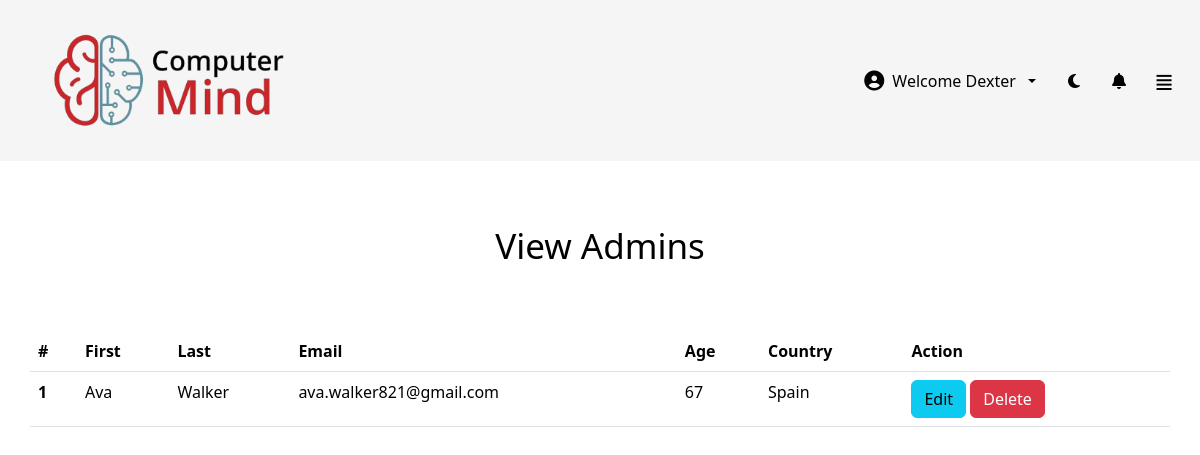
The page /main/Panel/viewadmin.php (signed in) on the database its author committed.
### tables this page shows
CREATE TABLE IF NOT EXISTS `users` (
  `ID` int NOT NULL AUTO_INCREMENT,
  `Role` enum('user','admin','superadmin','root') NOT NULL,
  `Firstname` varchar(50) NOT NULL,
  `Lastname` varchar(50) NOT NULL,
  `Email` varchar(30) NOT NULL,
  `Password` varchar(50) NOT NULL,
  `Age` int NOT NULL,
  `Country` varchar(60) NOT NULL,
  `Joined` date NOT NULL,
  PRIMARY KEY (`ID`)
);

### main/include/session.php (called while the page is built, shortened)
<?php
$server = "localhost";
$username = "root";
$password = "";
$database = "computer mind";
$conn = new mysqli($server, $username, $password, $database);
$id = $_SESSION['user_id'];
$user_id = $conn->prepare("SELECT * FROM users WHERE ID = ?");
$user_id->bind_param("i", $id);
$user_id->execute();
$result = $user_id->get_result();
$auth_user = $result->fetch_assoc();

### main/Panel/viewadmin.php (the view, shortened to what this page needs)
<?php
include "../include/session.php";
?>
<!DOCTYPE html>
<html lang="en">
<head>
  <link rel="stylesheet" href="<?php echo BASE_URL ?>Bootstrap/bootstrap.css" />
  <link rel="stylesheet" href="<?php echo BASE_URL ?>css/style.css" />
  <link
    rel="stylesheet"
    href="https://cdnjs.cloudflare.com/ajax/libs/font-awesome/6.5.0/css/all.min.css" />
</head>
<body>
  <?php
  include "../include/navbar.php";
  ?>
  <div class="main-content">
    <section class="about-section mb-5">
      <h1 class="section-title">View Admins</h1>
    </section>
    <table class="table table-hover container">
      <thead>
        <tr>
          <th scope="col">#</th>
          <th scope="col">First</th>
          <th scope="col">Last</th>
          <th scope="col">Email</th>
          <th scope="col">Age</th>
          <th scope="col">Country</th>
          <?php
          if ($auth_user["Role"] == "root" || $auth_user["Role"] == "superadmin") {
            echo ' <th scope="col">Action</th>';
          }
          ?>
        </tr>
      </thead>
      <tbody>
        <?php
        $admins = "SELECT ID, Firstname, Lastname, Email, Age, Country FROM users WHERE Role='admin'";
        $admin_result = $conn->query($admins);
        foreach ($admin_result as $admin) {
          echo '
      <tr>
          <th scope="row">1</th>
          <td>' . $admin["Firstname"] . '</td>
          <td>' . $admin["Lastname"] . '</td>
          <td>' . $admin["Email"] . '</td>
          <td>' . $admin["Age"] . '</td>
          <td>' . $admin["Country"] . '</td>
           ';
          if ($auth_user["Role"] == "root" || $auth_user["Role"] == "superadmin") {
            echo '
          <td>
          <a href="edit.php?id=' . $admin["ID"] . '" class="btn btn-info">Edit</a>
          <a href="../include/delete.php?id=' . $admin["ID"] . '" class="btn btn-danger">Delete</a>
          </td>
          </tr>
          ';
          }
        }
        ?>
      </tbody>
    </table>
  </div>
</body>
</html>

### main/css/style.css (style rules this page uses)
* { margin: 0; }
html { box-sizing: border-box; }
*, *::before, *::after { box-sizing: inherit; }
:root { --nav-height: 120px; --sidebar-width: 220px; }
[data-theme="light"] { --nav-color: whitesmoke !important; --side-bar: rgb(0, 31, 43); --font-color: black; --body-color: white; --switch-btn: whitesmoke; --switch-btn-hover: rgb(194, 194, 194); --acc-font-color: black; --button-color: black; }
body { background-color: var(--body-color); }
h1, h2, h3, h4, h5, h6, p, li { color: var(--font-color) !important; }
.main-content { position: relative; margin-top: var(--nav-height); margin-left: var(--sidebar-width); width: calc(100% - var(--sidebar-width)); min-height: 50vh; }
.about-section { padding-top: 3rem; width: min(800px, 92vw); max-width: 100%; margin: 0 auto; text-align: center; }
.section-title { font-size: clamp(28px, 4.5vw, 48px); font-family: "Segoe UI", Tahoma, Geneva, Verdana, sans-serif; padding-bottom: 15px; }
@media (max-width: 1280px) { .main-content { position: relative; margin-top: var(--nav-height) !important; margin-left: 0 !important; width: 100%; min-height: auto !important; } }
@media (max-width: 1280px) { .main-content h1 { padding-top: 1rem; padding-bottom: 1rem; } }
@media (max-width: 1280px) { .section-title { font-size: 35px !important; } }
table { background-color: var(--body-color) !important; color: var(--font-color) !important; }

### rows shown on the page
users: Firstname "Ava", Lastname "Walker", Email "ava.walker821@gmail.com", Age "67", Country "Spain"

### other values the page prints
$_SESSION['firstname'] "Dexter"
